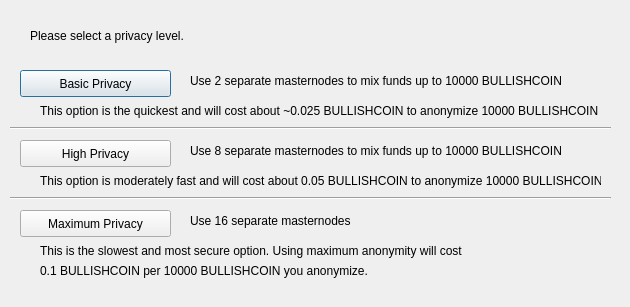
<?xml version="1.0" encoding="UTF-8"?>
<ui version="4.0">
 <class>ObfuscationConfig</class>
 <widget class="QDialog" name="ObfuscationConfig">
  <property name="geometry">
   <rect>
    <x>0</x>
    <y>0</y>
    <width>630</width>
    <height>307</height>
   </rect>
  </property>
  <property name="windowTitle">
   <string>Configure Obfuscation</string>
  </property>
  <widget class="QPushButton" name="buttonBasic">
   <property name="geometry">
    <rect>
     <x>20</x>
     <y>70</y>
     <width>151</width>
     <height>27</height>
    </rect>
   </property>
   <property name="text">
    <string>Basic Privacy</string>
   </property>
  </widget>
  <widget class="QPushButton" name="buttonHigh">
   <property name="geometry">
    <rect>
     <x>20</x>
     <y>140</y>
     <width>151</width>
     <height>27</height>
    </rect>
   </property>
   <property name="text">
    <string>High Privacy</string>
   </property>
  </widget>
  <widget class="QPushButton" name="buttonMax">
   <property name="geometry">
    <rect>
     <x>20</x>
     <y>210</y>
     <width>151</width>
     <height>27</height>
    </rect>
   </property>
   <property name="text">
    <string>Maximum Privacy</string>
   </property>
  </widget>
  <widget class="QLabel" name="label">
   <property name="geometry">
    <rect>
     <x>30</x>
     <y>20</y>
     <width>571</width>
     <height>31</height>
    </rect>
   </property>
   <property name="text">
    <string>Please select a privacy level.</string>
   </property>
  </widget>
  <widget class="QLabel" name="label_2">
   <property name="geometry">
    <rect>
     <x>190</x>
     <y>70</y>
     <width>421</width>
     <height>21</height>
    </rect>
   </property>
   <property name="text">
    <string>Use 2 separate masternodes to mix funds up to 10000 BULLISHCOIN</string>
   </property>
  </widget>
  <widget class="QLabel" name="label_3">
   <property name="geometry">
    <rect>
     <x>190</x>
     <y>140</y>
     <width>411</width>
     <height>21</height>
    </rect>
   </property>
   <property name="text">
    <string>Use 8 separate masternodes to mix funds up to 10000 BULLISHCOIN</string>
   </property>
  </widget>
  <widget class="QLabel" name="label_4">
   <property name="geometry">
    <rect>
     <x>190</x>
     <y>210</y>
     <width>421</width>
     <height>21</height>
    </rect>
   </property>
   <property name="text">
    <string>Use 16 separate masternodes</string>
   </property>
  </widget>
  <widget class="QLabel" name="label_6">
   <property name="geometry">
    <rect>
     <x>40</x>
     <y>100</y>
     <width>561</width>
     <height>21</height>
    </rect>
   </property>
   <property name="text">
    <string>This option is the quickest and will cost about ~0.025 BULLISHCOIN to anonymize 10000 BULLISHCOIN</string>
   </property>
  </widget>
  <widget class="QLabel" name="label_7">
   <property name="geometry">
    <rect>
     <x>40</x>
     <y>170</y>
     <width>561</width>
     <height>21</height>
    </rect>
   </property>
   <property name="text">
    <string>This option is moderately fast and will cost about 0.05 BULLISHCOIN to anonymize 10000 BULLISHCOIN</string>
   </property>
  </widget>
  <widget class="QLabel" name="label_8">
   <property name="geometry">
    <rect>
     <x>40</x>
     <y>240</y>
     <width>561</width>
     <height>21</height>
    </rect>
   </property>
   <property name="text">
    <string>This is the slowest and most secure option. Using maximum anonymity will cost</string>
   </property>
  </widget>
  <widget class="QLabel" name="label_9">
   <property name="geometry">
    <rect>
     <x>40</x>
     <y>260</y>
     <width>561</width>
     <height>21</height>
    </rect>
   </property>
   <property name="text">
    <string>0.1 BULLISHCOIN per 10000 BULLISHCOIN you anonymize.</string>
   </property>
  </widget>
  <widget class="Line" name="line">
   <property name="geometry">
    <rect>
     <x>10</x>
     <y>120</y>
     <width>601</width>
     <height>16</height>
    </rect>
   </property>
   <property name="orientation">
    <enum>Qt::Horizontal</enum>
   </property>
  </widget>
  <widget class="Line" name="line_2">
   <property name="geometry">
    <rect>
     <x>10</x>
     <y>190</y>
     <width>601</width>
     <height>16</height>
    </rect>
   </property>
   <property name="orientation">
    <enum>Qt::Horizontal</enum>
   </property>
  </widget>
 </widget>
 <resources/>
 <connections/>
</ui>
